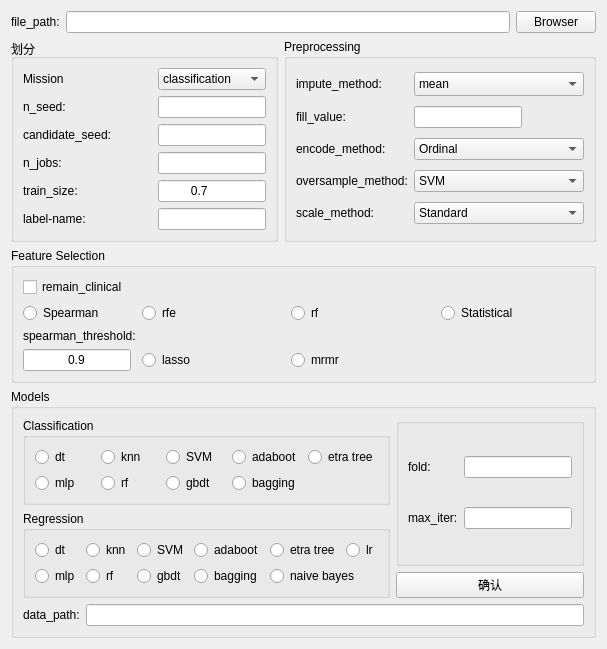
      <widget class="QWidget" name="tab_4">
       <attribute name="title">
        <string>页</string>
       </attribute>
       <layout class="QGridLayout" name="gridLayout_16">
        <item row="0" column="0" colspan="2">
         <layout class="QHBoxLayout" name="horizontalLayout_5">
          <item>
           <widget class="QLabel" name="label_27">
            <property name="text">
             <string>file_path:</string>
            </property>
           </widget>
          </item>
          <item>
           <widget class="QLineEdit" name="lineEdit_file_path"/>
          </item>
          <item>
           <widget class="QPushButton" name="pushButton_browser">
            <property name="text">
             <string>Browser</string>
            </property>
           </widget>
          </item>
         </layout>
        </item>
        <item row="1" column="0">
         <widget class="QGroupBox" name="groupBox_4">
          <property name="title">
           <string>划分</string>
          </property>
          <layout class="QGridLayout" name="gridLayout_12">
           <item row="0" column="0">
            <widget class="QLabel" name="label_12">
             <property name="text">
              <string>Mission</string>
             </property>
            </widget>
           </item>
           <item row="0" column="1">
            <widget class="QComboBox" name="comboBox_Mission">
             <property name="sizePolicy">
              <sizepolicy hsizetype="Preferred" vsizetype="Fixed">
               <horstretch>0</horstretch>
               <verstretch>0</verstretch>
              </sizepolicy>
             </property>
             <item>
              <property name="text">
               <string>classification</string>
              </property>
             </item>
             <item>
              <property name="text">
               <string>regression</string>
              </property>
             </item>
            </widget>
           </item>
           <item row="1" column="0">
            <widget class="QLabel" name="label_18">
             <property name="text">
              <string>n_seed:</string>
             </property>
            </widget>
           </item>
           <item row="1" column="1">
            <widget class="QLineEdit" name="lineEdit_n_seed">
             <property name="sizePolicy">
              <sizepolicy hsizetype="Fixed" vsizetype="Fixed">
               <horstretch>0</horstretch>
               <verstretch>0</verstretch>
              </sizepolicy>
             </property>
            </widget>
           </item>
           <item row="2" column="0">
            <widget class="QLabel" name="label_13">
             <property name="text">
              <string>candidate_seed:</string>
             </property>
            </widget>
           </item>
           <item row="2" column="1">
            <widget class="QLineEdit" name="lineEdit_candidate_Seed">
             <property name="sizePolicy">
              <sizepolicy hsizetype="Fixed" vsizetype="Fixed">
               <horstretch>0</horstretch>
               <verstretch>0</verstretch>
              </sizepolicy>
             </property>
            </widget>
           </item>
           <item row="3" column="0">
            <widget class="QLabel" name="label_14">
             <property name="text">
              <string>n_jobs:</string>
             </property>
            </widget>
           </item>
           <item row="3" column="1">
            <widget class="QLineEdit" name="lineEdit_n_jobs">
             <property name="sizePolicy">
              <sizepolicy hsizetype="Fixed" vsizetype="Fixed">
               <horstretch>0</horstretch>
               <verstretch>0</verstretch>
              </sizepolicy>
             </property>
            </widget>
           </item>
           <item row="4" column="0">
            <widget class="QLabel" name="label_15">
             <property name="text">
              <string>train_size:</string>
             </property>
            </widget>
           </item>
           <item row="4" column="1">
            <widget class="QLineEdit" name="lineEdit_train_size">
             <property name="sizePolicy">
              <sizepolicy hsizetype="Fixed" vsizetype="Fixed">
               <horstretch>0</horstretch>
               <verstretch>0</verstretch>
              </sizepolicy>
             </property>
             <property name="toolTip">
              <UInt>0</UInt>
             </property>
             <property name="text">
              <string>         0.7</string>
             </property>
             <property name="alignment">
              <set>Qt::AlignJustify|Qt::AlignVCenter</set>
             </property>
            </widget>
           </item>
           <item row="5" column="0">
            <widget class="QLabel" name="label_19">
             <property name="text">
              <string>label-name:</string>
             </property>
            </widget>
           </item>
           <item row="5" column="1">
            <widget class="QLineEdit" name="lineEdit_label_name">
             <property name="sizePolicy">
              <sizepolicy hsizetype="Fixed" vsizetype="Fixed">
               <horstretch>0</horstretch>
               <verstretch>0</verstretch>
              </sizepolicy>
             </property>
            </widget>
           </item>
          </layout>
         </widget>
        </item>
        <item row="1" column="1">
         <widget class="QGroupBox" name="groupBox_5">
          <property name="sizePolicy">
           <sizepolicy hsizetype="Preferred" vsizetype="Preferred">
            <horstretch>0</horstretch>
            <verstretch>100</verstretch>
           </sizepolicy>
          </property>
          <property name="title">
           <string>Preprocessing</string>
          </property>
          <layout class="QGridLayout" name="gridLayout_10">
           <item row="0" column="0">
            <widget class="QLabel" name="label_16">
             <property name="text">
              <string>impute_method:</string>
             </property>
            </widget>
           </item>
           <item row="0" column="1">
            <widget class="QComboBox" name="comboBox_impute">
             <property name="enabled">
              <bool>true</bool>
             </property>
             <property name="sizePolicy">
              <sizepolicy hsizetype="Preferred" vsizetype="Fixed">
               <horstretch>0</horstretch>
               <verstretch>0</verstretch>
              </sizepolicy>
             </property>
             <property name="editable">
              <bool>false</bool>
             </property>
             <property name="currentIndex">
              <number>0</number>
             </property>
             <property name="maxVisibleItems">
              <number>4</number>
             </property>
             <property name="sizeAdjustPolicy">
              <enum>QComboBox::AdjustToMinimumContentsLengthWithIcon</enum>
             </property>
             <property name="minimumContentsLength">
              <number>15</number>
             </property>
             <item>
              <property name="text">
               <string>mean</string>
              </property>
             </item>
             <item>
              <property name="text">
               <string>medianmost_frequent</string>
              </property>
             </item>
             <item>
              <property name="text">
               <string>constant</string>
              </property>
             </item>
             <item>
              <property name="text">
               <string>None</string>
              </property>
             </item>
            </widget>
           </item>
           <item row="1" column="0">
            <widget class="QLabel" name="label_20">
             <property name="text">
              <string>fill_value:</string>
             </property>
            </widget>
           </item>
           <item row="1" column="1">
            <widget class="QLineEdit" name="lineEdit_fill_value">
             <property name="sizePolicy">
              <sizepolicy hsizetype="Fixed" vsizetype="Fixed">
               <horstretch>0</horstretch>
               <verstretch>0</verstretch>
              </sizepolicy>
             </property>
            </widget>
           </item>
           <item row="2" column="0">
            <widget class="QLabel" name="label_21">
             <property name="text">
              <string>encode_method:</string>
             </property>
            </widget>
           </item>
           <item row="2" column="1">
            <widget class="QComboBox" name="comboBox_encode">
             <property name="sizePolicy">
              <sizepolicy hsizetype="Preferred" vsizetype="Fixed">
               <horstretch>0</horstretch>
               <verstretch>0</verstretch>
              </sizepolicy>
             </property>
             <item>
              <property name="text">
               <string>Ordinal</string>
              </property>
             </item>
             <item>
              <property name="text">
               <string>Onehot</string>
              </property>
             </item>
             <item>
              <property name="text">
               <string>None</string>
              </property>
             </item>
            </widget>
           </item>
           <item row="3" column="0">
            <widget class="QLabel" name="label_23">
             <property name="text">
              <string>oversample_method:</string>
             </property>
            </widget>
           </item>
           <item row="3" column="1">
            <widget class="QComboBox" name="comboBox_oversample">
             <property name="sizePolicy">
              <sizepolicy hsizetype="Preferred" vsizetype="Fixed">
               <horstretch>0</horstretch>
               <verstretch>0</verstretch>
              </sizepolicy>
             </property>
             <item>
              <property name="text">
               <string>SVM</string>
              </property>
             </item>
             <item>
              <property name="text">
               <string>Borderline</string>
              </property>
             </item>
             <item>
              <property name="text">
               <string>ADASYN</string>
              </property>
             </item>
             <item>
              <property name="text">
               <string>SMOTE</string>
              </property>
             </item>
             <item>
              <property name="text">
               <string>None</string>
              </property>
             </item>
            </widget>
           </item>
           <item row="4" column="0">
            <widget class="QLabel" name="label_22">
             <property name="text">
              <string>scale_method:</string>
             </property>
            </widget>
           </item>
           <item row="4" column="1">
            <widget class="QComboBox" name="comboBox_scale">
             <property name="sizePolicy">
              <sizepolicy hsizetype="Preferred" vsizetype="Fixed">
               <horstretch>0</horstretch>
               <verstretch>0</verstretch>
              </sizepolicy>
             </property>
             <item>
              <property name="text">
               <string>Standard</string>
              </property>
             </item>
             <item>
              <property name="text">
               <string>Minmax</string>
              </property>
             </item>
             <item>
              <property name="text">
               <string>Maxabs</string>
              </property>
             </item>
             <item>
              <property name="text">
               <string>None</string>
              </property>
             </item>
            </widget>
           </item>
          </layout>
         </widget>
        </item>
        <item row="2" column="0" colspan="2">
         <widget class="QGroupBox" name="groupBox_7">
          <property name="sizePolicy">
           <sizepolicy hsizetype="Preferred" vsizetype="Preferred">
            <horstretch>0</horstretch>
            <verstretch>150</verstretch>
           </sizepolicy>
          </property>
          <property name="title">
           <string>Feature Selection</string>
          </property>
          <layout class="QGridLayout" name="gridLayout_17">
           <item row="0" column="0">
            <widget class="QCheckBox" name="checkBox">
             <property name="text">
              <string>remain_clinical</string>
             </property>
            </widget>
           </item>
           <item row="1" column="0">
            <widget class="QRadioButton" name="radioButton_Spearman">
             <property name="text">
              <string>Spearman</string>
             </property>
            </widget>
           </item>
           <item row="1" column="1">
            <widget class="QRadioButton" name="radioButton_rfe">
             <property name="text">
              <string>rfe</string>
             </property>
            </widget>
           </item>
           <item row="1" column="2">
            <widget class="QRadioButton" name="radioButton_rf">
             <property name="text">
              <string>rf</string>
             </property>
            </widget>
           </item>
           <item row="1" column="3">
            <widget class="QRadioButton" name="radioButton_Statistical">
             <property name="text">
              <string>Statistical</string>
             </property>
            </widget>
           </item>
           <item row="2" column="0">
            <widget class="QLabel" name="label_17">
             <property name="text">
              <string>spearman_threshold:</string>
             </property>
            </widget>
           </item>
           <item row="3" column="0">
            <widget class="QLineEdit" name="lineEdit_threshold">
             <property name="sizePolicy">
              <sizepolicy hsizetype="Fixed" vsizetype="Fixed">
               <horstretch>0</horstretch>
               <verstretch>0</verstretch>
              </sizepolicy>
             </property>
             <property name="text">
              <string>0.9</string>
             </property>
             <property name="alignment">
              <set>Qt::AlignCenter</set>
             </property>
            </widget>
           </item>
           <item row="3" column="1">
            <widget class="QRadioButton" name="radioButton_lasso">
             <property name="sizePolicy">
              <sizepolicy hsizetype="Minimum" vsizetype="Fixed">
               <horstretch>0</horstretch>
               <verstretch>0</verstretch>
              </sizepolicy>
             </property>
             <property name="text">
              <string>lasso</string>
             </property>
            </widget>
           </item>
           <item row="3" column="2">
            <widget class="QRadioButton" name="radioButton_mrmr">
             <property name="text">
              <string>mrmr</string>
             </property>
            </widget>
           </item>
          </layout>
         </widget>
        </item>
        <item row="3" column="0" colspan="2">
         <widget class="QGroupBox" name="groupBox_8">
          <property name="title">
           <string>Models</string>
          </property>
          <layout class="QGridLayout" name="gridLayout_9">
           <item row="2" column="1">
            <widget class="QPushButton" name="pushButton_confirm">
             <property name="text">
              <string>确认</string>
             </property>
            </widget>
           </item>
           <item row="0" column="0">
            <widget class="QGroupBox" name="groupBox_9">
             <property name="title">
              <string>Classification</string>
             </property>
             <layout class="QGridLayout" name="gridLayout_14">
              <item row="0" column="0">
               <widget class="QRadioButton" name="radioButton_C_dt">
                <property name="text">
                 <string>dt</string>
                </property>
               </widget>
              </item>
              <item row="0" column="1">
               <widget class="QRadioButton" name="radioButton_C_knn">
                <property name="text">
                 <string>knn</string>
                </property>
               </widget>
              </item>
              <item row="0" column="2">
               <widget class="QRadioButton" name="radioButton_C_SVM">
                <property name="text">
                 <string>SVM</string>
                </property>
                <property name="checkable">
                 <bool>true</bool>
                </property>
                <property name="checked">
                 <bool>false</bool>
                </property>
               </widget>
              </item>
              <item row="0" column="3">
               <widget class="QRadioButton" name="radioButton_C_adaboot">
                <property name="text">
                 <string>adaboot</string>
                </property>
                <property name="checked">
                 <bool>false</bool>
                </property>
               </widget>
              </item>
              <item row="0" column="4">
               <widget class="QRadioButton" name="radioButton_C_etratree">
                <property name="text">
                 <string>etra tree</string>
                </property>
                <property name="checked">
                 <bool>false</bool>
                </property>
               </widget>
              </item>
              <item row="1" column="0">
               <widget class="QRadioButton" name="radioButton_C_mlp">
                <property name="text">
                 <string>mlp</string>
                </property>
               </widget>
              </item>
              <item row="1" column="1">
               <widget class="QRadioButton" name="radioButton_C_rf">
                <property name="text">
                 <string>rf</string>
                </property>
               </widget>
              </item>
              <item row="1" column="2">
               <widget class="QRadioButton" name="radioButton_C_gbdt">
                <property name="text">
                 <string>gbdt</string>
                </property>
               </widget>
              </item>
              <item row="1" column="3">
               <widget class="QRadioButton" name="radioButton_C_bagging">
                <property name="text">
                 <string>bagging</string>
                </property>
               </widget>
              </item>
             </layout>
            </widget>
           </item>
           <item row="1" column="0" rowspan="2">
            <widget class="QGroupBox" name="groupBox_10">
             <property name="title">
              <string>Regression</string>
             </property>
             <layout class="QGridLayout" name="gridLayout_15">
              <item row="0" column="0">
               <widget class="QRadioButton" name="radioButton_R_dt">
                <property name="text">
                 <string>dt</string>
                </property>
               </widget>
              </item>
              <item row="0" column="1">
               <widget class="QRadioButton" name="radioButton_R_knn">
                <property name="text">
                 <string>knn</string>
                </property>
               </widget>
              </item>
              <item row="0" column="2">
               <widget class="QRadioButton" name="radioButton_R_SVM">
                <property name="text">
                 <string>SVM</string>
                </property>
               </widget>
              </item>
              <item row="0" column="3">
               <widget class="QRadioButton" name="radioButton_R_adaboot">
                <property name="text">
                 <string>adaboot</string>
                </property>
               </widget>
              </item>
              <item row="0" column="4">
               <widget class="QRadioButton" name="radioButton_R_etratree">
                <property name="text">
                 <string>etra tree</string>
                </property>
               </widget>
              </item>
              <item row="0" column="5">
               <widget class="QRadioButton" name="radioButton_R_lr">
                <property name="text">
                 <string>lr</string>
                </property>
               </widget>
              </item>
              <item row="1" column="0">
               <widget class="QRadioButton" name="radioButton_R_mlp">
                <property name="text">
                 <string>mlp</string>
                </property>
               </widget>
              </item>
              <item row="1" column="1">
               <widget class="QRadioButton" name="radioButton_R_rf">
                <property name="text">
                 <string>rf</string>
                </property>
               </widget>
              </item>
              <item row="1" column="2">
               <widget class="QRadioButton" name="radioButton_R_gbdt">
                <property name="text">
                 <string>gbdt</string>
                </property>
               </widget>
              </item>
              <item row="1" column="3">
               <widget class="QRadioButton" name="radioButton_R_bagging">
                <property name="text">
                 <string>bagging</string>
                </property>
               </widget>
              </item>
              <item row="1" column="4" colspan="2">
               <widget class="QRadioButton" name="radioButton_R_naivebayes">
                <property name="text">
                 <string>naive bayes</string>
                </property>
               </widget>
              </item>
             </layout>
            </widget>
           </item>
           <item row="0" column="1" rowspan="2">
            <widget class="QGroupBox" name="groupBox_12">
             <property name="title">
              <string/>
             </property>
             <layout class="QGridLayout" name="gridLayout_13">
              <item row="0" column="0">
               <widget class="QLabel" name="label_24">
                <property name="text">
                 <string>fold:</string>
                </property>
               </widget>
              </item>
              <item row="0" column="1">
               <widget class="QLineEdit" name="lineEdit_fold">
                <property name="sizePolicy">
                 <sizepolicy hsizetype="Preferred" vsizetype="Fixed">
                  <horstretch>0</horstretch>
                  <verstretch>0</verstretch>
                 </sizepolicy>
                </property>
               </widget>
              </item>
              <item row="1" column="0">
               <widget class="QLabel" name="label_25">
                <property name="text">
                 <string>max_iter:</string>
                </property>
               </widget>
              </item>
              <item row="1" column="1">
               <widget class="QLineEdit" name="lineEdit_max_iter"/>
              </item>
             </layout>
            </widget>
           </item>
           <item row="4" column="0" colspan="2">
            <layout class="QHBoxLayout" name="horizontalLayout">
             <item>
              <widget class="QLabel" name="label_26">
               <property name="text">
                <string>data_path:</string>
               </property>
              </widget>
             </item>
             <item>
              <widget class="QLineEdit" name="lineEdit_data_path"/>
             </item>
            </layout>
           </item>
          </layout>
         </widget>
        </item>
       </layout>
      </widget>
